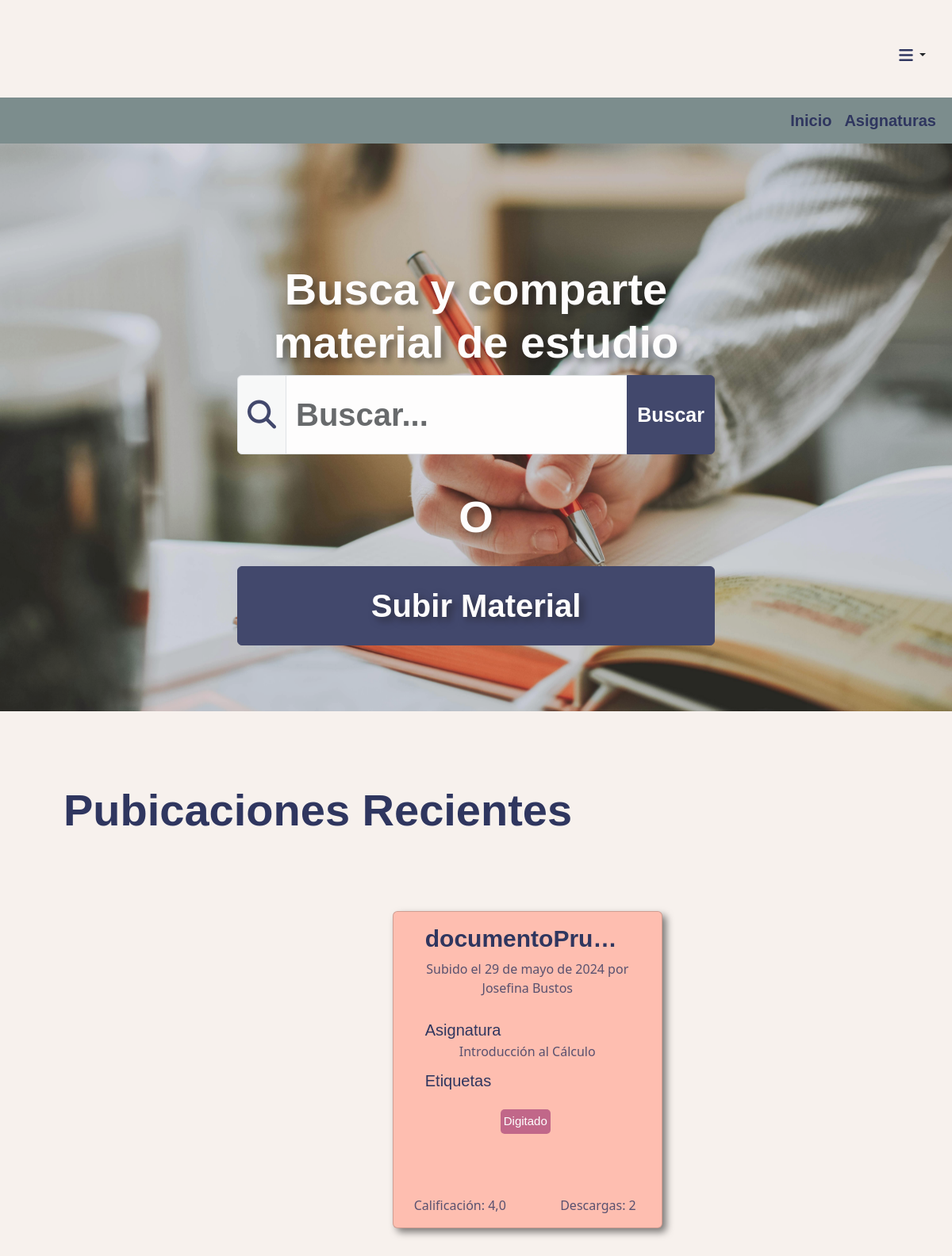
/ (signed in), run on an earlier commit of the app's database.
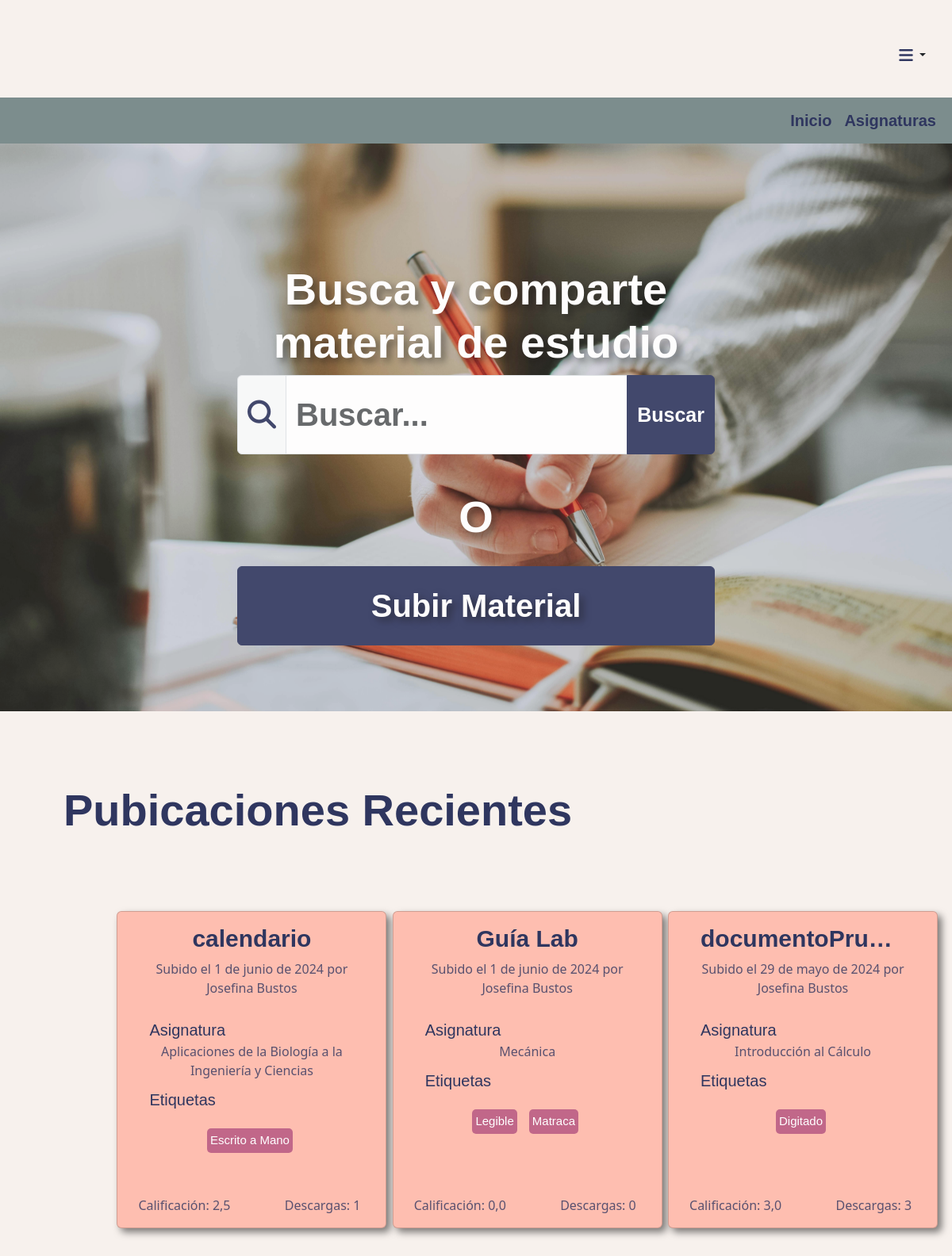
And on a later commit of the database.
### catalog/models.py (models this page shows, shortened)
class Documentos(models.Model):
    id_documento = models.AutoField(primary_key=True)
    titulo = models.CharField(max_length=50)
    id_usuario = models.ForeignKey(
        Account, on_delete=models.SET_NULL, null=True)
    fecha_subida = models.DateField()
    id_tipo_material = models.ForeignKey(
        TiposMaterial, on_delete=models.SET_NULL, null=True)
    id_asignaturas = models.ForeignKey(
        Asignaturas, on_delete=models.SET_NULL, null=True)
    profesor = models.ForeignKey(
        Profesores, on_delete=models.SET_NULL, null=True)
    archivo = models.FileField(upload_to=change_file_name)
    calificacion = models.FloatField()
    num_calificaciones = models.IntegerField(default=0)
    cantidad_descargas = models.IntegerField()
    etiquetas = models.ManyToManyField(Etiquetas)
    calificaciones_usuarios = JSONField(default=dict)
    class Meta:
        verbose_name = 'Documento'
        verbose_name_plural = 'Documentos'

class Account(AbstractBaseUser):
    id_usuario = models.AutoField(primary_key=True)
    nombre = models.CharField(max_length=20)
    apellido = models.CharField(max_length=20)
    correo = models.EmailField(unique=True)
    fecha_nacimiento = models.DateField()
    fecha_ingreso = models.DateField()
    favoritos = models.ManyToManyField('Documentos', null=True, blank=True)
    is_admin = models.BooleanField(default=False)
    is_active = models.BooleanField(default=True)
    is_staff = models.BooleanField(default=False)
    is_superuser = models.BooleanField(default=False)
    objects = UserManager()
    USERNAME_FIELD = 'correo'
    REQUIRED_FIELDS = ['nombre', 'apellido',
                       'fecha_nacimiento', 'fecha_ingreso']
    class Meta:
        verbose_name = 'Usuario'
        verbose_name_plural = 'Usuarios'
    def __str__(self):
        return self.nombre + ' ' + self.apellido

class Asignaturas(models.Model):
    id_asignatura = models.AutoField(primary_key=True)
    nombre = models.CharField(max_length=100)
    codigo_curso = models.CharField(max_length=7)
    class Meta:
        verbose_name = 'Asignatura'
        verbose_name_plural = 'Asignaturas'
    def __str__(self):
        return self.nombre

class Etiquetas(models.Model):
    id_etiqueta = models.AutoField(primary_key=True)
    nombre = models.CharField(max_length=50)
    class Meta:
        verbose_name = 'Etiqueta'
        verbose_name_plural = 'Etiquetas'

### catalog/views.py (the view)
# urls.py: 2. Add a URL to urlpatterns:  path('', views.home, name='home')
def home(request):
    documentos = Documentos.objects.all()
    documentos = documentos[::-1][:3]
    return render(request, 'home.html', {'documentos': documentos})

### templates/home.html (shortened to what this page needs)
{%extends "navbar.html"%} {% load static %}{%block title%} Inicio {%endblock%}
{% block content %}
<section>
  <div class="jumbotron-home">
    <h1
      class="barlow-extrabold text-center"
      style="
        color: #ffffff;
        text-shadow: 5px 5px 10px rgba(0, 0, 0, 0.5);
        font-size: 56px;
        width: 605px;
        margin-left: auto;
        margin-right: auto;
        padding-top: 150px;
      "
    >
      Busca y comparte material de estudio
    </h1>
    {% if user.is_authenticated %}
    <div class="d-flex justify-content-center">
      <form
        class="d-flex flex-column align-items-center"
        role="search"
        style="width: 602px; height: 145px"
        method="GET"
        action="{% url 'busqueda' %}"
      >
        <div class="input-group mb-3">
          <span
            class="input-group-text"
            style="height: 100px; color: rgba(47, 54, 95, 1)"
          >
            <i
              class="fas fa-search"
              style="font-size: 36px; line-height: 100px"
            ></i>
          </span>
          <input
            class="form-control barlow-bold"
            type="search"
            name="search"
            placeholder="Buscar..."
            aria-label="Buscar"
            style="height: 100px; font-size: 40px"
          />
          <button
            id="searchBtn"
            class="btn custom-btn barlow-semibold"
            type="submit"
          >
            Buscar
          </button>
        </div>
      </form>
    </div>
    {% endif %}
    <h1
      class="barlow-extrabold text-center"
      style="
        color: #ffffff;
        text-shadow: 5px 5px 10px rgba(0, 0, 0, 0.5);
        font-size: 56px;
        width: 605px;
        margin-left: auto;
        margin-right: auto;
      "
    >
      O
    </h1>
    <div class="d-flex justify-content-center">
      {% if user.is_authenticated %}
      <a
        href="{% url 'upload' %}"
        class="btn custom-btn barlow-bold col-10"
        style="
          font-size: 40px;
          margin-top: 20px;
          width: 602px;
          height: 100px;
          display: flex;
          align-items: center;
          justify-content: center;
          text-shadow: 5px 5px 10px rgba(0, 0, 0, 0.5);
        "
      >
        Subir Material
      </a>
      {% endif %}
    </div>
  </div>
  <div style="margin-top: 91px; margin-left: 80px">
    <h2 class="barlow-extrabold" style="font-size: 56px">
      Pubicaciones Recientes
    </h2>
  </div>
  <div class="container-fluid justify-content-center">
    <div class="row justify-content-center" style="padding: 79px">
      {% if user.is_authenticated %} {%for documento in documentos%}
      <div class="col-3" style="float: none; margin: 0 auto">
        <a href="{% url 'Post' documento.id_documento %}" class="btn">
          <div class="card">
            <div class="card-body">
              <h5 class="card-title barlow-semibold">{{documento.titulo}}</h5>
              <p class="card-text">
                Subido el {{documento.fecha_subida}} por
                {{documento.id_usuario}}
              </p>
              <div>
                <div class="barlow-medium card-minititles">Asignatura</div>
                <div class="card-text">{{documento.id_asignaturas}}</div>
              </div>
              <div>
                <p class="barlow-medium card-minititles">Etiquetas</p>
                <div class="card-tags">
                  {% for etiqueta in documento.etiquetas.all|slice:":4" %}
                  <span class="tag-bg">{{ etiqueta.nombre }}</span>
                  {% endfor %}
                </div>
              </div>
              <div class="card-text card-text-final">
                <div>Calificación: {{ documento.calificacion }}</div>
                <div>Descargas: {{documento.cantidad_descargas }}</div>
              </div>
            </div>
          </div>
        </a>
      </div>
      {%endfor%}{% endif %}
    </div>
  </div>
</section>
{% endblock %}

### templates/navBar.html (shortened to what this page needs)
{% load static %}
<!DOCTYPE html>
<html>
  <head>
    <link
      href="https://cdn.jsdelivr.net/npm/bootstrap@5.3.3/dist/css/bootstrap.min.css"
      rel="stylesheet"
    />
    <link
      rel="stylesheet"
      href="https://cdnjs.cloudflare.com/ajax/libs/font-awesome/6.5.2/css/all.min.css"
    />
    <link
      rel="stylesheet"
      type="text/css"
      href="{% static 'css/general.css' %}"
    />
  </head>
  <body>
    <div class="menu-container d-flex justify-content-end">
      {% if user.is_authenticated %}
      <button
        class="btn dropdown-toggle"
        type="button"
        id="dropdownMenuButton"
        data-bs-toggle="dropdown"
        aria-expanded="false"
      >
        <i id="toggle-container" class="fa-solid fa-bars fa-lg"></i>
      </button>
      {% endif %}
    </div>
    <nav class="navbar navbar-expand-lg navbar-expand-md navbar-expand-sm">
      <div class="container-fluid">
        <div class="collapse navbar-collapse">
          <ul class="navbar-nav ms-auto mb-2 mb-lg-0">
            <li class="nav-item">
              <a
                class="nav-link barlow-semibold"
                aria-current="page"
                href="{% url 'home' %}"
                >Inicio</a
              >
            </li>
            <li class="nav-item">
              <a
                class="nav-link barlow-semibold"
                aria-current="page"
                href="{% url 'asignaturas' %}"
                >Asignaturas</a
              >
            </li>
          </ul>
        </div>
      </div>
    </nav>
    {% block content %}{% endblock %}
  </body>
</html>

### catalog/static/css/general.css (style rules this page uses)
body { background-color: rgba(247, 241, 237, 1); }
i { color: rgba(47, 54, 95, 1); }
a { text-decoration: none; }
.navbar { margin-top: 123px; background-color: rgba(61, 90, 91, 0.66); height: 58px; }
.nav-link { font-size: 20px; }
.barlow-medium { font-family: "Barlow", sans-serif; font-weight: 500; color: #2f365f; }
.barlow-semibold { font-family: "Barlow", sans-serif; font-weight: 600; color: #2f365f; }
.barlow-extrabold { font-family: "Barlow", sans-serif; font-weight: 800; color: #2f365f; }
.barlow-bold { font-family: "Barlow", sans-serif; font-weight: 700; color: #2f365f; }
::placeholder { font-size: 40px; font-family: "Barlow", sans-serif; color: rgba(47, 54, 95, 0.6); }
.custom-btn { background-color: rgba(47, 54, 95, 1); color: white; border-color: rgba(47, 54, 95, 1); font-size: 25px; }
.jumbotron-home { background-image: url("../img/banner.jpg"); background-size: cover; background-position: center; opacity: 0.9; height: 716px; }
.card { background-color: rgba(254, 190, 176, 1); width: 340px; height: 400px; overflow: hidden; display: flex; flex-direction: column; position: relative; box-shadow: 5px 5px 10px rgba(0, 0, 0, 0.5); }
.card-title { font-family: "Barlow", sans-serif; font-size: 30px; overflow: hidden; text-overflow: ellipsis; white-space: nowrap; padding-left: 24px; padding-right: 24px; }
.card-text { color: rgba(47, 54, 95, 0.8); overflow: hidden; text-overflow: ellipsis; padding-left: 24px; padding-right: 24px; justify-content: center; }
.card-text-final { position: absolute; width: 300px; bottom: 6px; display: flex; justify-content: space-between; padding: 10px; }
.card-tags { font-family: "Barlow", sans-serif; font-size: 15px; padding: 5px; display: flex; flex-wrap: wrap; gap: 10px; justify-content: center; align-items: center; padding-left: 24px; padding-right: 24px; overflow: hidden; text-overflow: ellipsis; white-space: nowrap; }
.tag-bg { background-color: rgba(168, 68, 122, 0.7); color: white; border-radius: 5px; padding: 4px; margin-right: 5px; overflow: hidden; text-overflow: ellipsis; white-space: nowrap; }
.card-minititles { font-family: "Barlow", sans-serif; font-size: 20px; display: flex; margin-left: 24px; padding-top: 10px; }
.menu-container { display: flex; align-items: center; position: absolute; right: 20px; top: 50px; justify-content: flex-end; }

What changed in the data, as far as the page shows it:
added Documentos: titulo "calendario", fecha_subida "1 de junio de 2024", id_usuario "Josefina Bustos", id_asignaturas "Aplicaciones de la Biología a la Ingeniería y Ciencias", calificacion "2,5", cantidad_descargas "1"
now on this page (row unchanged): Etiquetas: nombre "Escrito a Mano", shown under "calendario"
added Documentos: titulo "Guía Lab", fecha_subida "1 de junio de 2024", id_usuario "Josefina Bustos", id_asignaturas "Mecánica", calificacion "0,0", cantidad_descargas "0"
now on this page (row unchanged): Etiquetas: nombre "Legible", shown under "Guía Lab"
now on this page (row unchanged): Etiquetas: nombre "Matraca", shown under "Guía Lab"
changed Documentos "29 de mayo de 2024": calificacion "4,0" → "3,0"; cantidad_descargas "2" → "3"
